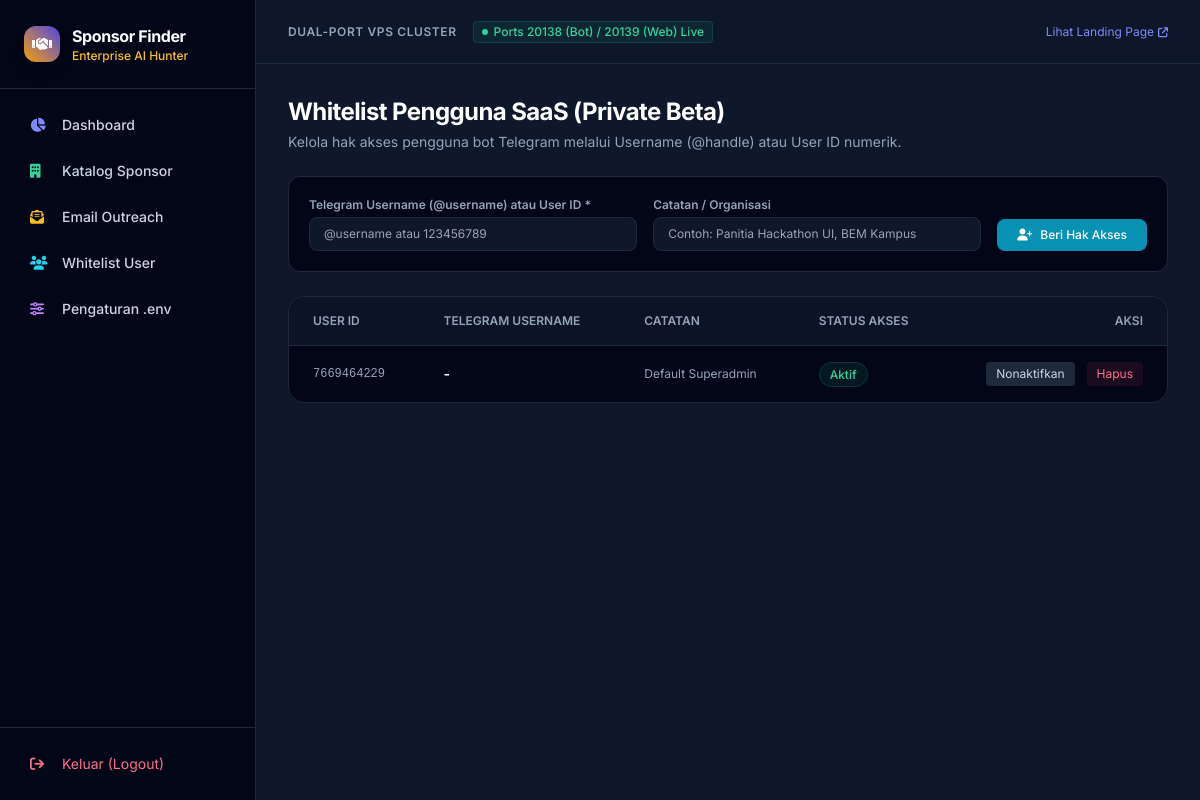
/admin/users (signed in), run on the app's committed database.
### app/database/models.py (models this page shows)
class Base(DeclarativeBase):
    pass

class UserWhitelist(Base):
    __tablename__ = "user_whitelist"
    id: Mapped[int] = mapped_column(Integer, primary_key=True, autoincrement=True)
    telegram_id: Mapped[Optional[int]] = mapped_column(Integer, nullable=True, unique=True, index=True)
    username: Mapped[Optional[str]] = mapped_column(String(255), nullable=True, unique=True, index=True)
    email: Mapped[Optional[str]] = mapped_column(String(255), nullable=True)
    notes: Mapped[Optional[str]] = mapped_column(String(255), nullable=True)
    status: Mapped[str] = mapped_column(String(50), default="approved")
    is_active: Mapped[bool] = mapped_column(Boolean, default=True)
    created_at: Mapped[datetime] = mapped_column(
        DateTime, default=lambda: datetime.now(timezone.utc).replace(tzinfo=None)
    )
    updated_at: Mapped[datetime] = mapped_column(
        DateTime, default=lambda: datetime.now(timezone.utc).replace(tzinfo=None)
    )

### app/web/routes/admin_routes.py (the view)
@router.get("/users", response_class=HTMLResponse)
async def list_users(request: Request, _ = Depends(check_admin)):
    async with async_session_maker() as session:
        stmt = select(UserWhitelist).order_by(desc(UserWhitelist.id))
        res = await session.execute(stmt)
        users = list(res.scalars().all())
    return templates.TemplateResponse("users.html", {
        "request": request,
        "users": users
    })

### app/web/templates/users.html (shortened to what this page needs)
{% extends "base.html" %}
{% block content %}
<div class="space-y-6 max-w-7xl mx-auto">
  <div class="flex flex-col md:flex-row md:items-center justify-between gap-4">
    <div>
      <h2 class="text-2xl font-bold tracking-tight text-white">Whitelist Pengguna SaaS (Private Beta)</h2>
      <p class="text-sm text-slate-400 mt-1">Kelola hak akses pengguna bot Telegram melalui Username (@handle) atau User ID numerik.</p>
    </div>
  </div>
  <form method="post" action="/admin/users/add" class="bg-slate-950 p-5 rounded-xl border border-slate-800 flex flex-wrap gap-4 items-end">
    <div class="flex-1 min-w-[220px]">
      <label class="block text-xs font-semibold text-slate-400 mb-1">Telegram Username (@username) atau User ID *</label>
      <input type="text" name="identifier" required placeholder="@username atau 123456789" class="w-full bg-slate-900 border border-slate-800 rounded-lg px-3.5 py-2 text-xs text-white focus:outline-none focus:border-cyan-500" />
    </div>
    <div class="flex-1 min-w-[220px]">
      <label class="block text-xs font-semibold text-slate-400 mb-1">Catatan / Organisasi</label>
      <input type="text" name="notes" placeholder="Contoh: Panitia Hackathon UI, BEM Kampus" class="w-full bg-slate-900 border border-slate-800 rounded-lg px-3.5 py-2 text-xs text-white focus:outline-none focus:border-cyan-500" />
    </div>
    <button type="submit" class="px-5 py-2 bg-cyan-600 hover:bg-cyan-500 text-white font-medium text-xs rounded-lg transition flex items-center space-x-2">
      <i class="fa-solid fa-user-plus"></i>
      <span>Beri Hak Akses</span>
    </button>
  </form>
  <div class="bg-slate-950 rounded-2xl border border-slate-800 overflow-hidden shadow-sm">
    <div class="overflow-x-auto">
      <table class="w-full text-left text-sm text-slate-300">
        <thead class="text-xs uppercase bg-slate-900/80 text-slate-400 border-b border-slate-800">
          <tr>
            <th class="px-6 py-4 font-semibold">User ID</th>
            <th class="px-6 py-4 font-semibold">Telegram Username</th>
            <th class="px-6 py-4 font-semibold">Catatan</th>
            <th class="px-6 py-4 font-semibold">Status Akses</th>
            <th class="px-6 py-4 font-semibold text-right">Aksi</th>
          </tr>
        </thead>
        <tbody class="divide-y divide-slate-800">
          {% for u in users %}
          <tr class="hover:bg-slate-900/40 transition">
            <td class="px-6 py-4 font-mono text-xs text-slate-400">{{ u.telegram_id or '-' }}</td>
            <td class="px-6 py-4 font-semibold text-white">{% if u.username %}@{{ u.username }}{% else %}-{% endif %}</td>
            <td class="px-6 py-4 text-xs text-slate-400">{{ u.notes or '-' }}</td>
            <td class="px-6 py-4">
              <span class="px-2.5 py-1 rounded-full text-xs font-medium {% if u.is_active %}bg-emerald-500/10 text-emerald-400 border border-emerald-500/20{% else %}bg-slate-800 text-slate-400 border border-slate-700{% endif %}">
                {% if u.is_active %}Aktif{% else %}Dinonaktifkan{% endif %}
              </span>
            </td>
            <td class="px-6 py-4 text-right space-x-2">
              <form method="post" action="/admin/users/toggle/{{ u.id }}" class="inline">
                <button type="submit" class="text-xs px-2.5 py-1 rounded bg-slate-800 hover:bg-slate-700 text-slate-300 transition">
                  {% if u.is_active %}Nonaktifkan{% else %}Aktifkan{% endif %}
                </button>
              </form>
              <form method="post" action="/admin/users/delete/{{ u.id }}" class="inline" onsubmit="return confirm('Hapus akses pengguna ini?')">
                <button type="submit" class="text-xs px-2.5 py-1 rounded bg-rose-500/10 hover:bg-rose-500/20 text-rose-400 transition">
                  Hapus
                </button>
              </form>
            </td>
          </tr>
          {% endfor %}
        </tbody>
      </table>
    </div>
  </div>
</div>
{% endblock %}

### app/web/templates/base.html (style rules this page uses)
body { font-family: 'Inter', sans-serif; }

### data on the page
UserWhitelist: telegram "7669464229", notes "Default Superadmin", is_active "Aktif"
